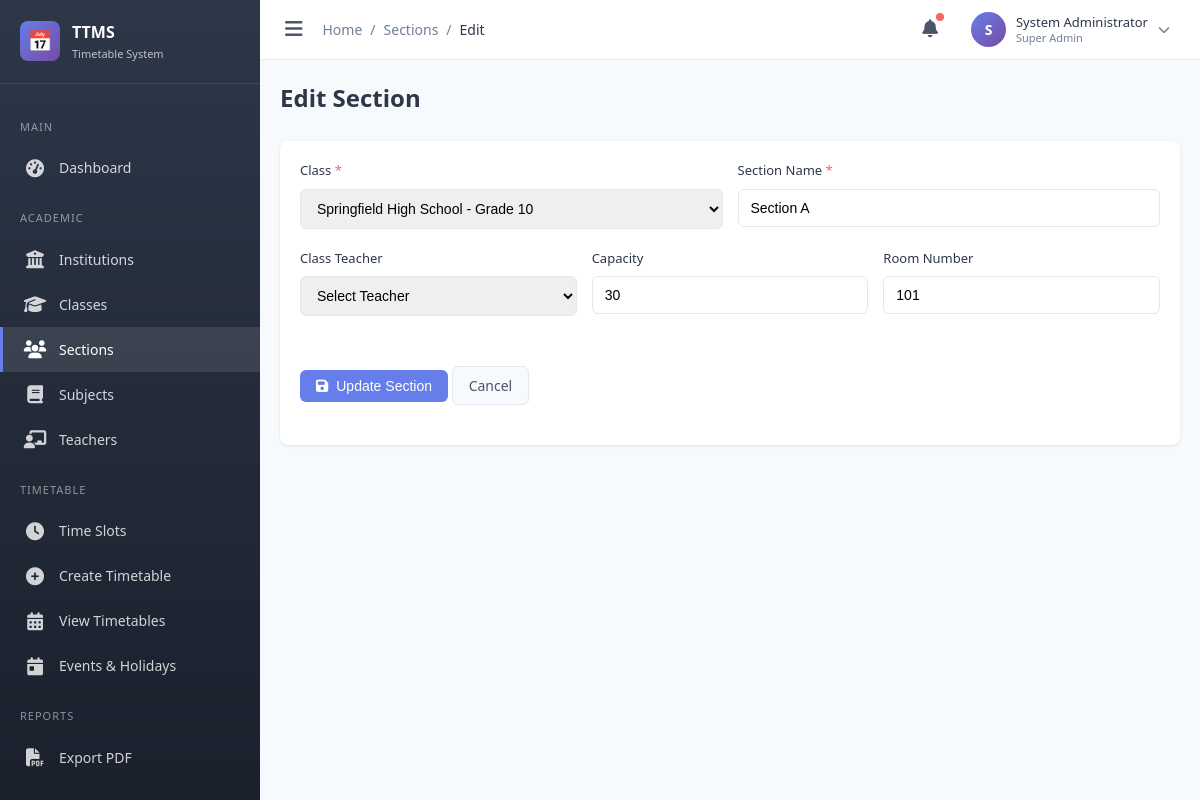
Screenshot of /modules/section/form.php?id=1 (signed in) with the database file from the repository.
### tables this page shows
CREATE TABLE sections (
    id INT PRIMARY KEY AUTO_INCREMENT,
    class_id INT NOT NULL,
    name VARCHAR(50) NOT NULL,
    class_teacher_id INT NULL,
    capacity INT DEFAULT 30,
    room_number VARCHAR(20),
    status ENUM('active','inactive') DEFAULT 'active',
    created_at TIMESTAMP DEFAULT CURRENT_TIMESTAMP,
    FOREIGN KEY (class_id) REFERENCES classes(id) ON DELETE CASCADE
);

CREATE TABLE classes (
    id INT PRIMARY KEY AUTO_INCREMENT,
    institution_id INT NOT NULL,
    department_id INT NULL,
    name VARCHAR(50) NOT NULL,
    code VARCHAR(20),
    description TEXT,
    status ENUM('active','inactive') DEFAULT 'active',
    created_at TIMESTAMP DEFAULT CURRENT_TIMESTAMP,
    FOREIGN KEY (institution_id) REFERENCES institutions(id) ON DELETE CASCADE,
    FOREIGN KEY (department_id) REFERENCES departments(id) ON DELETE SET NULL
);

CREATE TABLE institutions (
    id INT PRIMARY KEY AUTO_INCREMENT,
    name VARCHAR(200) NOT NULL,
    type ENUM('school','college','university') NOT NULL,
    address TEXT,
    contact_email VARCHAR(100),
    contact_phone VARCHAR(20),
    logo VARCHAR(255),
    status ENUM('active','inactive') DEFAULT 'active',
    created_at TIMESTAMP DEFAULT CURRENT_TIMESTAMP,
    updated_at TIMESTAMP DEFAULT CURRENT_TIMESTAMP ON UPDATE CURRENT_TIMESTAMP
);

### includes/functions.php (called while the page is built, shortened)
<?php
require_once __DIR__ . '/../config/database.php';
function isLoggedIn() {
    return isset($_SESSION['admin_id']) && !empty($_SESSION['admin_id']);
}
function getCurrentAdmin() {
    return dbFetch(
        "SELECT a.*, r.name as role_name
         FROM admins a
         LEFT JOIN roles r ON a.role_id = r.id
         WHERE a.id = ?",
        [$_SESSION['admin_id']]
    );
}
function isSuperAdmin() {
    $admin = getCurrentAdmin();
    return $admin && $admin['is_super_admin'];
}

### config/database.php (called while the page is built, shortened)
<?php
function getDB() {
    static $pdo = null;
    if ($pdo === null) {
        try {
            $dsn = sprintf(
                "mysql:host=%s;port=%d;dbname=%s;charset=%s",
                DB_HOST,
                DB_PORT,
                DB_NAME,
                DB_CHARSET
            );
            $pdo = new PDO($dsn, DB_USER, DB_PASS, [
                PDO::ATTR_ERRMODE => PDO::ERRMODE_EXCEPTION,
                PDO::ATTR_DEFAULT_FETCH_MODE => PDO::FETCH_ASSOC,
                PDO::ATTR_EMULATE_PREPARES => false,
            ]);
        } catch (PDOException $e) {
            error_log("Database connection failed: " . $e->getMessage());
            throw $e;
        }
    }
    return $pdo;
}
function dbQuery($sql, $params = []) {
    $stmt = getDB()->prepare($sql);
    $stmt->execute($params);
    return $stmt;
}
function dbFetch($sql, $params = []) {
    return dbQuery($sql, $params)->fetch();
}
function dbFetchAll($sql, $params = []) {
    return dbQuery($sql, $params)->fetchAll();
}

### includes/auth_check.php (called while the page is built, shortened)
<?php
require_once __DIR__ . '/functions.php';
$currentAdmin = getCurrentAdmin();

### modules/section/form.php (the view, shortened to what this page needs)
<?php
require_once __DIR__ . '/../../includes/auth_check.php';
$breadcrumb = [
    ['label' => 'Sections', 'url' => 'index.php'],
    ['label' => isset($_GET['id']) ? 'Edit' : 'Add']
];
require_once __DIR__ . '/../../includes/header.php';
$section = [
    'id' => '',
    'class_id' => '',
    'name' => '',
    'class_teacher_id' => '',
    'capacity' => 30,
    'room_number' => ''
];
if (isset($_GET['id'])) {
    $id = intval($_GET['id']);
    $data = dbFetch("SELECT * FROM sections WHERE id = ?", [$id]);
    if ($data) {
        $section = $data;
    } else {
        showAlert('Section not found', 'danger');
        redirect('index.php');
    }
}
$classes = dbFetchAll("SELECT c.*, i.name as institution_name FROM classes c JOIN institutions i ON c.institution_id = i.id WHERE c.status = 'active' ORDER BY i.name, c.name");
?>
<div class="page-header">
    <div>
        <h1 class="page-title"><?php echo $section['id'] ? 'Edit Section' : 'Add Section'; ?></h1>
    </div>
</div>
<div class="card">
    <div class="card-body">
        <form method="POST" action="">
            <div class="form-row">
                <div class="form-group">
                    <label class="form-label required">Class</label>
                    <select name="class_id" class="form-control" required>
                        <?php foreach ($classes as $cls): ?>
                            <option value="<?php echo $cls['id']; ?>" <?php echo $section['class_id'] == $cls['id'] ? 'selected' : ''; ?>>
                                <?php echo htmlspecialchars($cls['institution_name'] . ' - ' . $cls['name']); ?>
                            </option>
                        <?php endforeach; ?>
                    </select>
                </div>
                <div class="form-group">
                    <label class="form-label required">Section Name</label>
                    <input type="text" name="name" class="form-control" value="<?php echo htmlspecialchars($section['name']); ?>" placeholder="e.g., A, B, Section 1" required>
                </div>
            </div>
            <div class="form-row">
                <div class="form-group">
                    <label class="form-label">Class Teacher</label>
                    <select name="class_teacher_id" class="form-control">
                        <option value="">Select Teacher</option>
                    </select>
                </div>
                <div class="form-group">
                    <label class="form-label">Capacity</label>
                    <input type="number" name="capacity" class="form-control" value="<?php echo $section['capacity']; ?>" min="1" max="200">
                </div>
                <div class="form-group">
                    <label class="form-label">Room Number</label>
                    <input type="text" name="room_number" class="form-control" value="<?php echo htmlspecialchars($section['room_number']); ?>" placeholder="e.g., 101, Room A">
                </div>
            </div>
            <div class="form-group" style="margin-top: 30px;">
                <button type="submit" class="btn btn-primary">
                    <i class="fas fa-save"></i> <?php echo $section['id'] ? 'Update' : 'Create'; ?> Section
                </button>
                <a href="index.php" class="btn btn-secondary">Cancel</a>
            </div>
        </form>
    </div>
</div>
<?php require_once __DIR__ . '/../../includes/footer.php'; ?>

### includes/header.php (shortened to what this page needs)
<?php
$currentPage = basename(dirname($_SERVER['PHP_SELF']));
$currentFile = basename($_SERVER['PHP_SELF'], '.php');
?>
<!DOCTYPE html>
<html lang="en">
<head>
    <link rel="stylesheet" href="/ttc/assets/css/style.css">
    <link rel="stylesheet" href="https://cdnjs.cloudflare.com/ajax/libs/font-awesome/6.4.0/css/all.min.css">
</head>
<body>
    <div class="admin-wrapper">
        <aside class="sidebar" id="sidebar">
            <div class="sidebar-header">
                <div class="sidebar-logo">&#128197;</div>
                <div class="sidebar-title">
                    TTMS
                    <span>Timetable System</span>
                </div>
            </div>
            <nav class="sidebar-menu">
                <div class="menu-category">Main</div>
                <a href="/ttc/modules/dashboard/index.php" class="menu-item <?php echo $currentPage === 'dashboard' ? 'active' : ''; ?>">
                    <i class="fas fa-tachometer-alt"></i>
                    <span>Dashboard</span>
                </a>
                <div class="menu-category">Academic</div>
                <a href="/ttc/modules/institution/index.php" class="menu-item <?php echo $currentPage === 'institution' ? 'active' : ''; ?>">
                    <i class="fas fa-university"></i>
                    <span>Institutions</span>
                </a>
                <a href="/ttc/modules/class/index.php" class="menu-item <?php echo $currentPage === 'class' ? 'active' : ''; ?>">
                    <i class="fas fa-graduation-cap"></i>
                    <span>Classes</span>
                </a>
                <a href="/ttc/modules/section/index.php" class="menu-item <?php echo $currentPage === 'section' ? 'active' : ''; ?>">
                    <i class="fas fa-users"></i>
                    <span>Sections</span>
                </a>
                <a href="/ttc/modules/subject/index.php" class="menu-item <?php echo $currentPage === 'subject' ? 'active' : ''; ?>">
                    <i class="fas fa-book"></i>
                    <span>Subjects</span>
                </a>
                <a href="/ttc/modules/teacher/index.php" class="menu-item <?php echo $currentPage === 'teacher' ? 'active' : ''; ?>">
                    <i class="fas fa-chalkboard-teacher"></i>
                    <span>Teachers</span>
                </a>
                <div class="menu-category">Timetable</div>
                <a href="/ttc/modules/timeslot/index.php" class="menu-item <?php echo $currentPage === 'timeslot' ? 'active' : ''; ?>">
                    <i class="fas fa-clock"></i>
                    <span>Time Slots</span>
                </a>
                <a href="/ttc/modules/timetable/create.php" class="menu-item <?php echo $currentPage === 'timetable' && $currentFile === 'create' ? 'active' : ''; ?>">
                    <i class="fas fa-plus-circle"></i>
                    <span>Create Timetable</span>
                </a>
                <a href="/ttc/modules/timetable/index.php" class="menu-item <?php echo $currentPage === 'timetable' && $currentFile === 'index' ? 'active' : ''; ?>">
                    <i class="fas fa-calendar-alt"></i>
                    <span>View Timetables</span>
                </a>
                <a href="/ttc/modules/event/index.php" class="menu-item <?php echo $currentPage === 'event' ? 'active' : ''; ?>">
                    <i class="fas fa-calendar-day"></i>
                    <span>Events & Holidays</span>
                </a>
                <div class="menu-category">Reports</div>
                <a href="/ttc/modules/export/index.php" class="menu-item <?php echo $currentPage === 'export' ? 'active' : ''; ?>">
                    <i class="fas fa-file-pdf"></i>
                    <span>Export PDF</span>
                </a>
                <?php if (isSuperAdmin()): ?>
                <div class="menu-category">Administration</div>
                <?php endif; ?>
            </nav>
        </aside>
        <main class="main-content">
            <header class="main-header">
                <div class="header-left">
                    <button class="sidebar-toggle" id="sidebarToggle">
                        <i class="fas fa-bars"></i>
                    </button>
                    <nav class="breadcrumb">
                        <a href="/ttc/modules/dashboard/index.php">Home</a>
                        <?php if (isset($breadcrumb)): ?>
                            <?php foreach ($breadcrumb as $item): ?>
                                <span class="breadcrumb-separator">/</span>
                                <?php if (isset($item['url'])): ?>
                                    <a href="<?php echo $item['url']; ?>"><?php echo $item['label']; ?></a>
                                <?php else: ?>
                                    <span class="breadcrumb-current"><?php echo $item['label']; ?></span>
                                <?php endif; ?>
                            <?php endforeach; ?>
                        <?php endif; ?>
                    </nav>
                </div>
                <div class="header-right">
                    <button class="header-btn" title="Notifications">
                        <i class="fas fa-bell"></i>
                        <span class="notification-badge"></span>
                    </button>
                    <div class="user-menu" onclick="toggleUserDropdown()">
                        <div class="user-avatar">
                            <?php echo strtoupper(substr($currentAdmin['name'], 0, 1)); ?>
                        </div>
                        <div class="user-info">
                            <div class="user-name"><?php echo htmlspecialchars($currentAdmin['name']); ?></div>
                            <div class="user-role"><?php echo $currentAdmin['is_super_admin'] ? 'Super Admin' : ($currentAdmin['role_name'] ?? 'Admin'); ?></div>
                        </div>
                        <i class="fas fa-chevron-down" style="font-size: 12px; color: var(--text-light);"></i>
                    </div>
                </div>
            </header>
            <div class="content-wrapper">

### rows the page displays
sections: class_id "Springfield High School - Grade 10", name "Section A", capacity "30", room_number "101"

### other values shown
$item['label'] "Sections"
$item['label'] "Edit"
substr($currentAdmin['name'], 0, 1) "S"
$currentAdmin['name'] "System Administrator"
